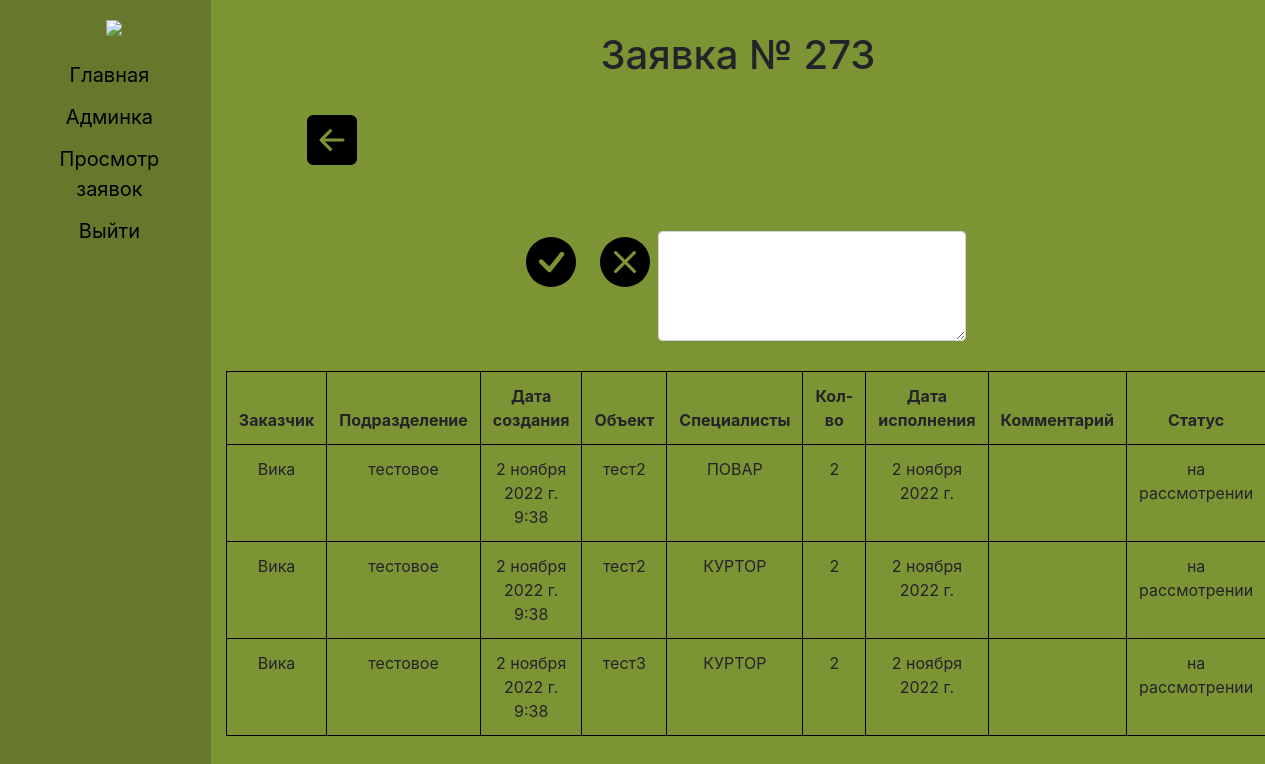
The page /application_detail/273/ (signed in) on the database its author committed.
### zayavki/models.py (models this page shows, shortened)
class ApplicationTest(models.Model):
    customer = models.ForeignKey(CustomUser, on_delete=models.SET_NULL, related_name='customer_application',null=True)
    date_application = models.DateField('Дата заявки')
    facility = models.ForeignKey(Facility, on_delete=models.SET_NULL, related_name='facilityinapplication',null=True)
    employee = models.ForeignKey(Employee, on_delete=models.SET_NULL, related_name='employeeinapplication',null=True)
    employee_count = models.PositiveIntegerField('Количество работников')
    subdivision = models.ForeignKey(Subdivision, on_delete=models.SET_NULL, related_name='subdivisioninapplication',
                                    null=True)
    created = models.DateTimeField(default=timezone.now)
    is_active = models.BooleanField(default=True)
    comment = models.TextField('Комментарий', blank=True)
    status = models.CharField('Статус', max_length=30,default='на рассмотрении')
    application_id = models.ForeignKey(ListApplication, on_delete=models.CASCADE, related_name='subdivisioninapplication',)
    class Meta:
        verbose_name = 'Заявка'
        verbose_name_plural = 'Заявки'

class Facility(models.Model):
    title = models.CharField('Объект', max_length=50, default='')
    subdivision = models.ForeignKey(Subdivision, on_delete=models.CASCADE, related_name='subdivisions', null=True)
    def __str__(self):
        return str(self.title)
    class Meta:
        verbose_name = 'Объект'
        verbose_name_plural = 'Объекты'

class Employee(models.Model):
    title = models.CharField('Работник', max_length=50, default='')
    subdivision = models.ForeignKey(Subdivision, on_delete=models.CASCADE, related_name='subdivisionemp', null=True)
    def __str__(self):
        return str(self.title)
    class Meta:
        verbose_name = 'Работник'
        verbose_name_plural = 'Работники'

### accounts/models.py (models this page shows, shortened)
class CustomUser(AbstractUser):
    email = models.EmailField(('email address'), unique=True)
    fio = models.CharField('ФИО', max_length=255, default='')
    subdivision = models.ForeignKey(Subdivision, on_delete=models.CASCADE, related_name='user_subdivision', null=True,default=None)
    position = models.ForeignKey(Position, on_delete=models.CASCADE, related_name='user_position', null=True,default=None)

class Subdivision(models.Model):
    title = models.CharField('Подразделение', max_length=50, default='')
    def __str__(self):
        return str(self.title)
    class Meta:
        verbose_name = 'Подразделение'
        verbose_name_plural = 'Подразделения'

### accounts/views.py (the view)
# urls.py: path('application_detail/<int:pk>/',views.application_detail,name='application_detail'),
@login_required(login_url='/login/')
def application_detail(request,pk):
    app = ListApplication.objects.get(id=pk)
    number = app.id
    status = app.status
    comment = app.comment
    zayavki = ApplicationTest.objects.filter(application_id_id=pk)
    rabotniki_sum = ApplicationTest.objects.filter(application_id_id=pk).aggregate(Sum('employee_count'))
    print(rabotniki_sum['employee_count__sum'])
    return render(request,'application_detail.html',{'zayavki':zayavki,'number':number,'status':status,'app':app,'comment': comment})

### zayavki/models.py (called while the page is built)
    def check_status(self):
        if self.status == 'на рассмотрении':
            return False
        else:
            return True

### templates/application_detail.html (shortened to what this page needs)
{% extends '_base.html' %}
{% load static %}
{%block content%}
<h1 class = "title-page">Заявка № {{number}}</h1>
<div class = header_icons>
<a class = "arrow" data-toggle="tooltip"  title="Вернуться назад" href ="{% url 'zayavki_list' %}"></a>
    {% if user.is_superuser%}
        {% if not app.check_status%}
            <div class="icons_approve">
                <a class="change" data-status="approve" data-appid = {{number}} data-toggle="tooltip"  title="Согласовать" href="#">
                </a>
             <a class="change" data-status="not_approve" data-appid = {{number}} data-toggle="tooltip"  title="Не согласовать" href="#">
             </a>
                </div>
            <textarea class="form-control comment_admin" rows="4" cols="50"></textarea>
        {%else%}
            <div>
                <h3>{{status}}</h3>
                 <p>Комментарий: {{comment}}</p>
            </div>
        {%endif%}
    {%else%}
        <div>
            <h3>{{status}}</h3>
            <p>Комментарий: {{comment}}</p>
        </div>
    {%endif%}
    </div>
<table class="table table-bordered">
<thead>
   <tr>
     <th>Заказчик</th>
    <th>Подразделение</th>
    <th>Дата создания</th>
    <th>Объект</th>
    <th>Специалисты</th>
    <th>Кол-во</th>
     <th>Дата исполнения</th>
    <th >Комментарий</th>
     <th>Статус</th>
       </tr>
</thead>
    <tbody>
     {% for temp in zayavki %}
    <tr>
        <td>{{temp.customer.fio}}</td>
        <td>{{temp.subdivision}}</td>
        <td>{{temp.created}}</td>
        <td>{{temp.facility}}</td>
        <td>{{temp.employee}}</td>
        <td>{{temp.employee_count}}</td>
        <td>{{temp.date_application}}</td>
        <td>{{temp.comment}}</td>
        <td>{{temp.status}}</td>
      </tr>
     {% endfor %}
   </tbody>
   </table>
{%endblock content%}

### static/css/test.css (style rules this page uses)
body { background-color:rgb(124, 148, 52); }
a { padding: 6px 8px 6px 16px; text-decoration: none; font-size: 20px; color: black; display: block; }
.arrow { margin-right: 80%; margin-bottom: 5%; }
.header_icons { display:flex; margin-bottom: 3%; justify-content: center; flex-wrap: wrap; }
.icons_approve { display:flex; justify-content: center; }
.table { border: 0.5px solid #000000; }
.table-bordered > thead > tr > th, .table-bordered > tbody > tr > th, .table-bordered > tfoot > tr > th, .table-bordered > thead > tr > td, .table-bordered > tbody > tr > td, .table-bordered > tfoot > tr > td { border: 0.5px solid #000000; }
.title-page { margin-bottom: 3%; margin-top: 3%; }
.comment_admin { width:30%; }

### rows shown on the page
ApplicationTest: customer.fio "Вика", subdivision "тестовое", created "2 ноября 2022 г. 9:38", facility "тест2", employee "ПОВАР", employee_count "2", date_application "2 ноября 2022 г.", status "на рассмотрении"
ApplicationTest: customer.fio "Вика", subdivision "тестовое", created "2 ноября 2022 г. 9:38", facility "тест2", employee "КУРТОР", employee_count "2", date_application "2 ноября 2022 г.", status "на рассмотрении"
ApplicationTest: customer.fio "Вика", subdivision "тестовое", created "2 ноября 2022 г. 9:38", facility "тест3", employee "КУРТОР", employee_count "2", date_application "2 ноября 2022 г.", status "на рассмотрении"

### other values the page prints
{{ number }} "273"
